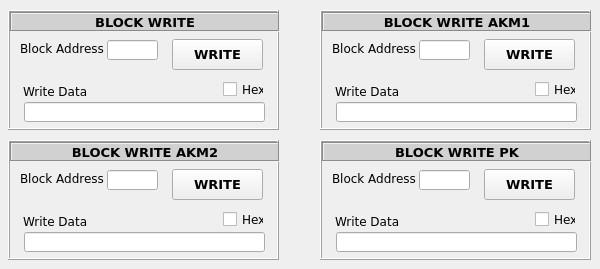
   <widget class="QWidget" name="tbBlockWrite">
    <attribute name="title">
     <string>Block Write</string>
    </attribute>
    <widget class="QFrame" name="fmBlockWrite">
     <property name="geometry">
      <rect>
       <x>8</x>
       <y>10</y>
       <width>271</width>
       <height>120</height>
      </rect>
     </property>
     <property name="frameShape">
      <enum>QFrame::Box</enum>
     </property>
     <property name="frameShadow">
      <enum>QFrame::Raised</enum>
     </property>
     <widget class="QLabel" name="lblHeaderBW">
      <property name="geometry">
       <rect>
        <x>2</x>
        <y>2</y>
        <width>270</width>
        <height>20</height>
       </rect>
      </property>
      <property name="font">
       <font>
        <family>Verdana</family>
        <pointsize>10</pointsize>
        <weight>75</weight>
        <bold>true</bold>
       </font>
      </property>
      <property name="autoFillBackground">
       <bool>false</bool>
      </property>
      <property name="styleSheet">
       <string notr="true">background-color: rgb(209, 209, 209);</string>
      </property>
      <property name="frameShape">
       <enum>QFrame::Box</enum>
      </property>
      <property name="frameShadow">
       <enum>QFrame::Sunken</enum>
      </property>
      <property name="text">
       <string>BLOCK WRITE</string>
      </property>
      <property name="textFormat">
       <enum>Qt::AutoText</enum>
      </property>
      <property name="alignment">
       <set>Qt::AlignCenter</set>
      </property>
     </widget>
     <widget class="QLabel" name="lblBlockAddressBW">
      <property name="geometry">
       <rect>
        <x>12</x>
        <y>30</y>
        <width>90</width>
        <height>16</height>
       </rect>
      </property>
      <property name="font">
       <font>
        <family>Verdana</family>
       </font>
      </property>
      <property name="text">
       <string>Block Address</string>
      </property>
     </widget>
     <widget class="QLineEdit" name="txtBlockAddressBW">
      <property name="geometry">
       <rect>
        <x>99</x>
        <y>30</y>
        <width>51</width>
        <height>20</height>
       </rect>
      </property>
      <property name="font">
       <font>
        <family>Verdana</family>
        <pointsize>9</pointsize>
        <weight>75</weight>
        <bold>true</bold>
       </font>
      </property>
     </widget>
     <widget class="QPushButton" name="btnBlockWrite">
      <property name="geometry">
       <rect>
        <x>164</x>
        <y>29</y>
        <width>91</width>
        <height>31</height>
       </rect>
      </property>
      <property name="font">
       <font>
        <family>Verdana</family>
        <pointsize>10</pointsize>
        <weight>75</weight>
        <bold>true</bold>
       </font>
      </property>
      <property name="text">
       <string>WRITE</string>
      </property>
     </widget>
     <widget class="QLabel" name="lblWriteDataBW">
      <property name="geometry">
       <rect>
        <x>15</x>
        <y>73</y>
        <width>71</width>
        <height>16</height>
       </rect>
      </property>
      <property name="font">
       <font>
        <family>Verdana</family>
       </font>
      </property>
      <property name="text">
       <string>Write Data</string>
      </property>
     </widget>
     <widget class="QLineEdit" name="txtWriteDataBW">
      <property name="geometry">
       <rect>
        <x>16</x>
        <y>92</y>
        <width>241</width>
        <height>20</height>
       </rect>
      </property>
      <property name="font">
       <font>
        <family>Verdana</family>
        <weight>75</weight>
        <bold>true</bold>
       </font>
      </property>
      <property name="readOnly">
       <bool>false</bool>
      </property>
     </widget>
     <widget class="QCheckBox" name="chkHexBoxBW">
      <property name="geometry">
       <rect>
        <x>215</x>
        <y>71</y>
        <width>41</width>
        <height>17</height>
       </rect>
      </property>
      <property name="font">
       <font>
        <family>Verdana</family>
       </font>
      </property>
      <property name="text">
       <string>Hex</string>
      </property>
     </widget>
    </widget>
    <widget class="QFrame" name="fmBlockWriteAKM1">
     <property name="geometry">
      <rect>
       <x>320</x>
       <y>10</y>
       <width>271</width>
       <height>120</height>
      </rect>
     </property>
     <property name="frameShape">
      <enum>QFrame::Box</enum>
     </property>
     <property name="frameShadow">
      <enum>QFrame::Raised</enum>
     </property>
     <widget class="QLabel" name="lblHeaderBWAKM1">
      <property name="geometry">
       <rect>
        <x>2</x>
        <y>2</y>
        <width>270</width>
        <height>20</height>
       </rect>
      </property>
      <property name="font">
       <font>
        <family>Verdana</family>
        <pointsize>10</pointsize>
        <weight>75</weight>
        <bold>true</bold>
       </font>
      </property>
      <property name="autoFillBackground">
       <bool>false</bool>
      </property>
      <property name="styleSheet">
       <string notr="true">background-color: rgb(209, 209, 209);</string>
      </property>
      <property name="frameShape">
       <enum>QFrame::Box</enum>
      </property>
      <property name="frameShadow">
       <enum>QFrame::Sunken</enum>
      </property>
      <property name="text">
       <string>BLOCK WRITE AKM1</string>
      </property>
      <property name="textFormat">
       <enum>Qt::AutoText</enum>
      </property>
      <property name="alignment">
       <set>Qt::AlignCenter</set>
      </property>
     </widget>
     <widget class="QLabel" name="lblBlockAddressBWAKM1">
      <property name="geometry">
       <rect>
        <x>12</x>
        <y>30</y>
        <width>90</width>
        <height>16</height>
       </rect>
      </property>
      <property name="font">
       <font>
        <family>Verdana</family>
       </font>
      </property>
      <property name="text">
       <string>Block Address</string>
      </property>
     </widget>
     <widget class="QLineEdit" name="txtBlockAddressBWAKM1">
      <property name="geometry">
       <rect>
        <x>99</x>
        <y>30</y>
        <width>51</width>
        <height>20</height>
       </rect>
      </property>
      <property name="font">
       <font>
        <family>Verdana</family>
        <pointsize>9</pointsize>
        <weight>75</weight>
        <bold>true</bold>
       </font>
      </property>
     </widget>
     <widget class="QPushButton" name="btnBlockWriteAKM1">
      <property name="geometry">
       <rect>
        <x>164</x>
        <y>29</y>
        <width>91</width>
        <height>31</height>
       </rect>
      </property>
      <property name="font">
       <font>
        <family>Verdana</family>
        <pointsize>10</pointsize>
        <weight>75</weight>
        <bold>true</bold>
       </font>
      </property>
      <property name="text">
       <string>WRITE</string>
      </property>
     </widget>
     <widget class="QLabel" name="lblWriteDataBWAKM1">
      <property name="geometry">
       <rect>
        <x>15</x>
        <y>73</y>
        <width>71</width>
        <height>16</height>
       </rect>
      </property>
      <property name="font">
       <font>
        <family>Verdana</family>
       </font>
      </property>
      <property name="text">
       <string>Write Data</string>
      </property>
     </widget>
     <widget class="QLineEdit" name="txtWriteDataAKM1">
      <property name="geometry">
       <rect>
        <x>16</x>
        <y>92</y>
        <width>241</width>
        <height>20</height>
       </rect>
      </property>
      <property name="font">
       <font>
        <family>Verdana</family>
        <weight>75</weight>
        <bold>true</bold>
       </font>
      </property>
      <property name="readOnly">
       <bool>false</bool>
      </property>
     </widget>
     <widget class="QCheckBox" name="chkHexBoxBWAKM1">
      <property name="geometry">
       <rect>
        <x>215</x>
        <y>71</y>
        <width>41</width>
        <height>17</height>
       </rect>
      </property>
      <property name="font">
       <font>
        <family>Verdana</family>
       </font>
      </property>
      <property name="text">
       <string>Hex</string>
      </property>
     </widget>
    </widget>
    <widget class="QFrame" name="fmBlockWriteAKM2">
     <property name="geometry">
      <rect>
       <x>8</x>
       <y>140</y>
       <width>271</width>
       <height>120</height>
      </rect>
     </property>
     <property name="frameShape">
      <enum>QFrame::Box</enum>
     </property>
     <property name="frameShadow">
      <enum>QFrame::Raised</enum>
     </property>
     <widget class="QLabel" name="lblHeaderBWAKM2">
      <property name="geometry">
       <rect>
        <x>2</x>
        <y>2</y>
        <width>270</width>
        <height>20</height>
       </rect>
      </property>
      <property name="font">
       <font>
        <family>Verdana</family>
        <pointsize>10</pointsize>
        <weight>75</weight>
        <bold>true</bold>
       </font>
      </property>
      <property name="autoFillBackground">
       <bool>false</bool>
      </property>
      <property name="styleSheet">
       <string notr="true">background-color: rgb(209, 209, 209);</string>
      </property>
      <property name="frameShape">
       <enum>QFrame::Box</enum>
      </property>
      <property name="frameShadow">
       <enum>QFrame::Sunken</enum>
      </property>
      <property name="text">
       <string>BLOCK WRITE AKM2</string>
      </property>
      <property name="textFormat">
       <enum>Qt::AutoText</enum>
      </property>
      <property name="alignment">
       <set>Qt::AlignCenter</set>
      </property>
     </widget>
     <widget class="QLabel" name="lblBlockAddressBWAKM2">
      <property name="geometry">
       <rect>
        <x>12</x>
        <y>30</y>
        <width>90</width>
        <height>16</height>
       </rect>
      </property>
      <property name="font">
       <font>
        <family>Verdana</family>
       </font>
      </property>
      <property name="text">
       <string>Block Address</string>
      </property>
     </widget>
     <widget class="QLineEdit" name="txtBlockAddressBWAKM2">
      <property name="geometry">
       <rect>
        <x>99</x>
        <y>30</y>
        <width>51</width>
        <height>20</height>
       </rect>
      </property>
      <property name="font">
       <font>
        <family>Verdana</family>
        <pointsize>9</pointsize>
        <weight>75</weight>
        <bold>true</bold>
       </font>
      </property>
     </widget>
     <widget class="QPushButton" name="btnBlockWriteAKM2">
      <property name="geometry">
       <rect>
        <x>164</x>
        <y>29</y>
        <width>91</width>
        <height>31</height>
       </rect>
      </property>
      <property name="font">
       <font>
        <family>Verdana</family>
        <pointsize>10</pointsize>
        <weight>75</weight>
        <bold>true</bold>
       </font>
      </property>
      <property name="text">
       <string>WRITE</string>
      </property>
     </widget>
     <widget class="QLabel" name="lblWriteDataBWAKM2">
      <property name="geometry">
       <rect>
        <x>15</x>
        <y>73</y>
        <width>71</width>
        <height>16</height>
       </rect>
      </property>
      <property name="font">
       <font>
        <family>Verdana</family>
       </font>
      </property>
      <property name="text">
       <string>Write Data</string>
      </property>
     </widget>
     <widget class="QLineEdit" name="txtWriteDataAKM2">
      <property name="geometry">
       <rect>
        <x>16</x>
        <y>92</y>
        <width>241</width>
        <height>20</height>
       </rect>
      </property>
      <property name="font">
       <font>
        <family>Verdana</family>
        <weight>75</weight>
        <bold>true</bold>
       </font>
      </property>
      <property name="readOnly">
       <bool>false</bool>
      </property>
     </widget>
     <widget class="QCheckBox" name="chkHexBoxBWAKM2">
      <property name="geometry">
       <rect>
        <x>215</x>
        <y>71</y>
        <width>41</width>
        <height>17</height>
       </rect>
      </property>
      <property name="font">
       <font>
        <family>Verdana</family>
       </font>
      </property>
      <property name="text">
       <string>Hex</string>
      </property>
     </widget>
    </widget>
    <widget class="QFrame" name="fmBlockWritePK">
     <property name="geometry">
      <rect>
       <x>320</x>
       <y>140</y>
       <width>271</width>
       <height>120</height>
      </rect>
     </property>
     <property name="frameShape">
      <enum>QFrame::Box</enum>
     </property>
     <property name="frameShadow">
      <enum>QFrame::Raised</enum>
     </property>
     <widget class="QLabel" name="lblHeaderBWPK">
      <property name="geometry">
       <rect>
        <x>2</x>
        <y>2</y>
        <width>270</width>
        <height>20</height>
       </rect>
      </property>
      <property name="font">
       <font>
        <family>Verdana</family>
        <pointsize>10</pointsize>
        <weight>75</weight>
        <bold>true</bold>
       </font>
      </property>
      <property name="autoFillBackground">
       <bool>false</bool>
      </property>
      <property name="styleSheet">
       <string notr="true">background-color: rgb(209, 209, 209);</string>
      </property>
      <property name="frameShape">
       <enum>QFrame::Box</enum>
      </property>
      <property name="frameShadow">
       <enum>QFrame::Sunken</enum>
      </property>
      <property name="text">
       <string>BLOCK WRITE PK</string>
      </property>
      <property name="textFormat">
       <enum>Qt::AutoText</enum>
      </property>
      <property name="alignment">
       <set>Qt::AlignCenter</set>
      </property>
     </widget>
     <widget class="QLabel" name="lblBlockAddressBWPK">
      <property name="geometry">
       <rect>
        <x>12</x>
        <y>30</y>
        <width>90</width>
        <height>16</height>
       </rect>
      </property>
      <property name="font">
       <font>
        <family>Verdana</family>
       </font>
      </property>
      <property name="text">
       <string>Block Address</string>
      </property>
     </widget>
     <widget class="QLineEdit" name="txtBlockAddressBWPK">
      <property name="geometry">
       <rect>
        <x>99</x>
        <y>30</y>
        <width>51</width>
        <height>20</height>
       </rect>
      </property>
      <property name="font">
       <font>
        <family>Verdana</family>
        <pointsize>9</pointsize>
        <weight>75</weight>
        <bold>true</bold>
       </font>
      </property>
     </widget>
     <widget class="QPushButton" name="btnBlockWritePK">
      <property name="geometry">
       <rect>
        <x>164</x>
        <y>29</y>
        <width>91</width>
        <height>31</height>
       </rect>
      </property>
      <property name="font">
       <font>
        <family>Verdana</family>
        <pointsize>10</pointsize>
        <weight>75</weight>
        <bold>true</bold>
       </font>
      </property>
      <property name="text">
       <string>WRITE</string>
      </property>
     </widget>
     <widget class="QLabel" name="lblWriteDataBWPK">
      <property name="geometry">
       <rect>
        <x>15</x>
        <y>73</y>
        <width>71</width>
        <height>16</height>
       </rect>
      </property>
      <property name="font">
       <font>
        <family>Verdana</family>
       </font>
      </property>
      <property name="text">
       <string>Write Data</string>
      </property>
     </widget>
     <widget class="QLineEdit" name="txtWriteDataPK">
      <property name="geometry">
       <rect>
        <x>16</x>
        <y>92</y>
        <width>241</width>
        <height>20</height>
       </rect>
      </property>
      <property name="font">
       <font>
        <family>Verdana</family>
        <weight>75</weight>
        <bold>true</bold>
       </font>
      </property>
      <property name="readOnly">
       <bool>false</bool>
      </property>
     </widget>
     <widget class="QCheckBox" name="chkHexBoxBWPK">
      <property name="geometry">
       <rect>
        <x>215</x>
        <y>71</y>
        <width>41</width>
        <height>17</height>
       </rect>
      </property>
      <property name="font">
       <font>
        <family>Verdana</family>
       </font>
      </property>
      <property name="text">
       <string>Hex</string>
      </property>
     </widget>
    </widget>
   </widget>
